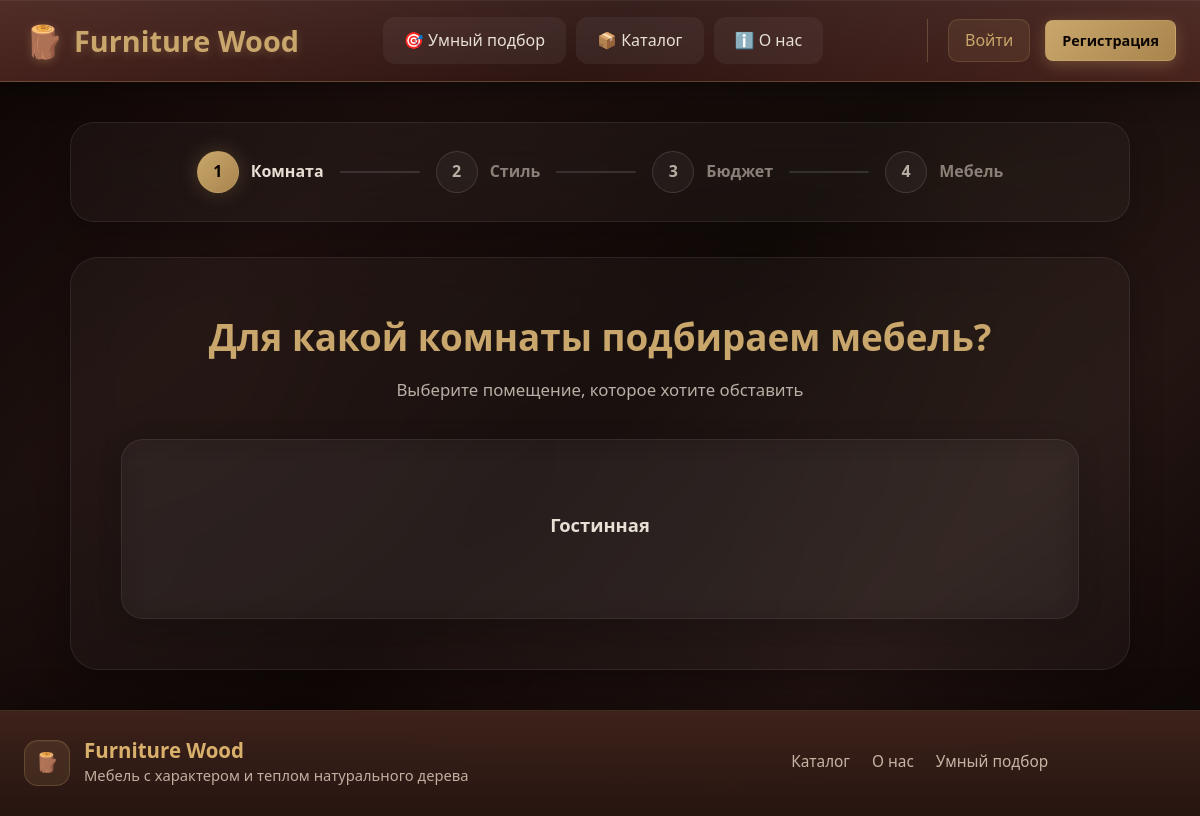
The page /catalog/smart/ on the database as committed earlier.
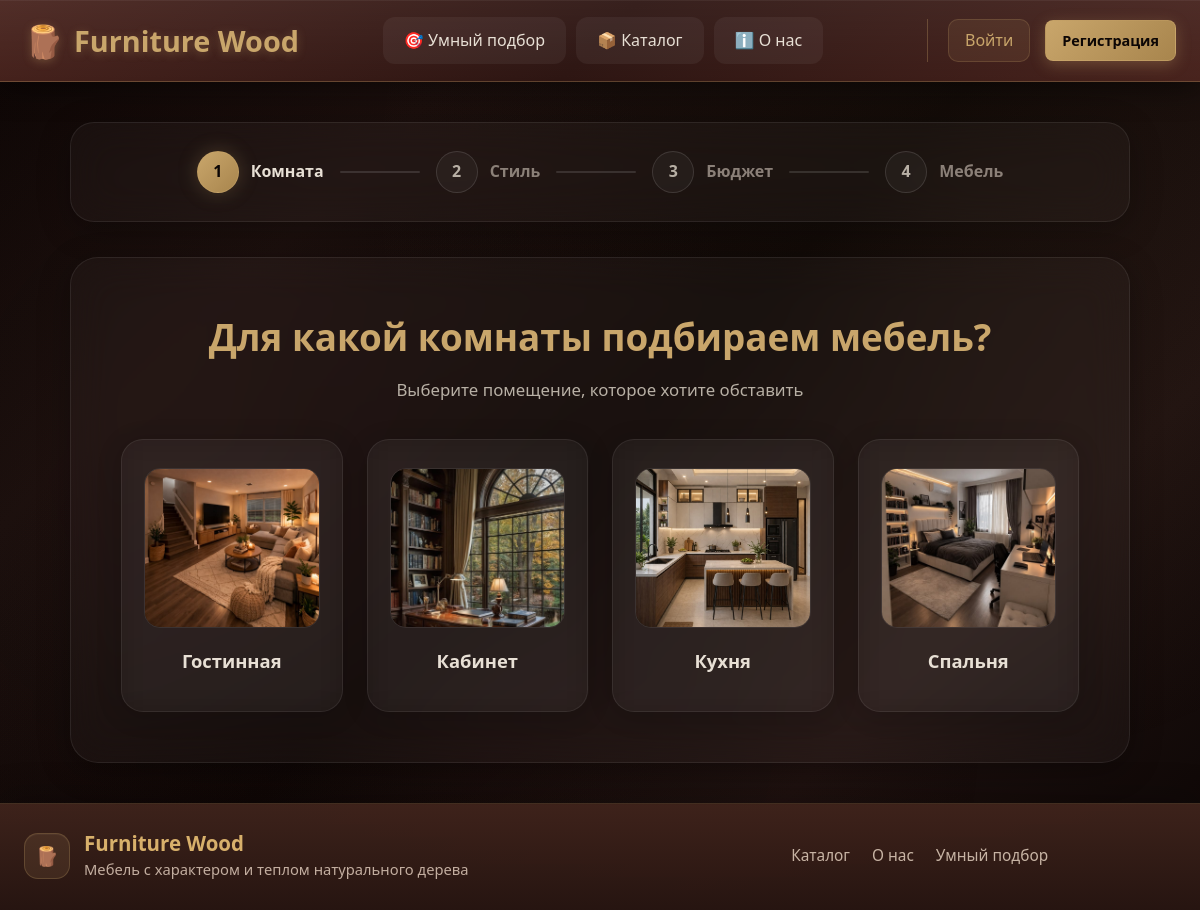
The same page on the database as committed later.
### catalog/models.py (models this page shows, shortened)
class RoomType(models.Model):
    name = models.CharField(max_length=100, verbose_name="Название")
    slug = models.SlugField(unique=True, verbose_name="URL")
    icon = models.CharField(max_length=50, default="🏠", verbose_name="Иконка")
    image = models.ImageField(upload_to='rooms/', blank=True, null=True, verbose_name="Изображение")
    description = models.TextField(blank=True, verbose_name="Описание")
    class Meta:
        verbose_name = "Тип комнаты"
        verbose_name_plural = "Типы комнат"
        ordering = ['name']

### catalog/views.py (the view)
# urls.py: path('smart/', views.smart_select_start, name='smart_select_start'),
def smart_select_start(request):
    request.session['smart_select'] = {}
    rooms = RoomType.objects.all()
    return render(request, 'catalog/smart_select/step1_room.html', {
        'rooms': rooms,
        'step': 1,
        'total_steps': 4
    })

### templates/catalog/smart_select/step1_room.html (shortened to what this page needs)
{% extends 'base.html' %}
{% block content %}
<div class="smart-select">
    <div class="progress-bar">
    <div class="progress-steps">
        <div class="progress-step active">
            <span class="step-number">1</span>
            <span class="step-name">Комната</span>
        </div>
        <div class="progress-line"></div>
        <div class="progress-step">
            <span class="step-number">2</span>
            <span class="step-name">Стиль</span>
        </div>
        <div class="progress-line"></div>
        <div class="progress-step">
            <span class="step-number">3</span>
            <span class="step-name">Бюджет</span>
        </div>
        <div class="progress-line"></div>
        <div class="progress-step">
            <span class="step-number">4</span>
            <span class="step-name">Мебель</span>
        </div>
    </div>
    </div>
    <div class="step-content">
        <h1>Для какой комнаты подбираем мебель?</h1>
        <p class="step-subtitle">Выберите помещение, которое хотите обставить</p>
        <div class="options-grid">
            {% for room in rooms %}
            <a href="{% url 'catalog:smart_select_style' room.slug %}" class="option-card">
                {% if room.image %}
                <img src="{{ room.image.url }}" alt="{{ room.name }}" class="option-image">
                {% endif %}
                <div class="option-name">{{ room.name }}</div>
            </a>
            {% empty %}
            <p>Комнаты не добавлены. Добавьте их в админке.</p>
            {% endfor %}
        </div>
    </div>
</div>
{% endblock %}

### templates/base.html (shortened to what this page needs)
{% load static %}
<!DOCTYPE html>
<html lang="ru">
<head>
    <link rel="stylesheet" href="{% static 'css/style.css' %}">
</head>
<body>
    <div class="site-wrapper">
        <header class="header">
            <div class="container">
                <div class="header-content">
                    <a href="{% url 'core:home' %}" class="logo">
                        <span class="logo-icon">🪵</span>
                        <span>Furniture Wood</span>
                    </a>
                    <nav class="nav">
                        <a href="{% url 'catalog:smart_select_start' %}" class="nav-link">🎯 Умный подбор</a>
                        <a href="{% url 'catalog:catalog' %}" class="nav-link">📦 Каталог</a>
                        <a href="{% url 'core:about' %}" class="nav-link">ℹ️ О нас</a>
                    </nav>
                    <div class="user-menu">
                        {% if user.is_authenticated %}
                            <a href="{% url 'accounts:profile' %}" class="user-link">
                                👤 {{ user.username }}
                            </a>
                            <a href="{% url 'accounts:logout' %}" class="user-link">Выйти</a>
                        {% else %}
                            <a href="{% url 'accounts:login' %}" class="user-link">Войти</a>
                            <a href="{% url 'accounts:register' %}" class="btn btn-primary btn-small">Регистрация</a>
                        {% endif %}
                    </div>
                </div>
            </div>
        </header>
        <main class="site-content">
            {% block content %}{% endblock %}
        </main>
        <footer class="site-footer">
            <div class="container">
                <div class="footer-inner">
                    <div class="footer-brand">
                        <div class="footer-logo">🪵</div>
                        <div class="footer-brand-text">
                            <div class="footer-title">Furniture Wood</div>
                            <div class="footer-subtitle">Мебель с характером и теплом натурального дерева</div>
                        </div>
                    </div>
                    <div class="footer-nav">
                        <a href="{% url 'catalog:catalog' %}">Каталог</a>
                        <a href="{% url 'core:about' %}">О нас</a>
                        <a href="{% url 'catalog:smart_select_start' %}">Умный подбор</a>
                    </div>
                </div>
            </div>
        </footer>
    </div>
</body>
</html>

Rows that differ between the two databases and show on the page:
changed RoomType "Гостинная": image: picture added
added RoomType: image (picture), name "Кабинет"
added RoomType: image (picture), name "Кухня"
added RoomType: image (picture), name "Спальня"
